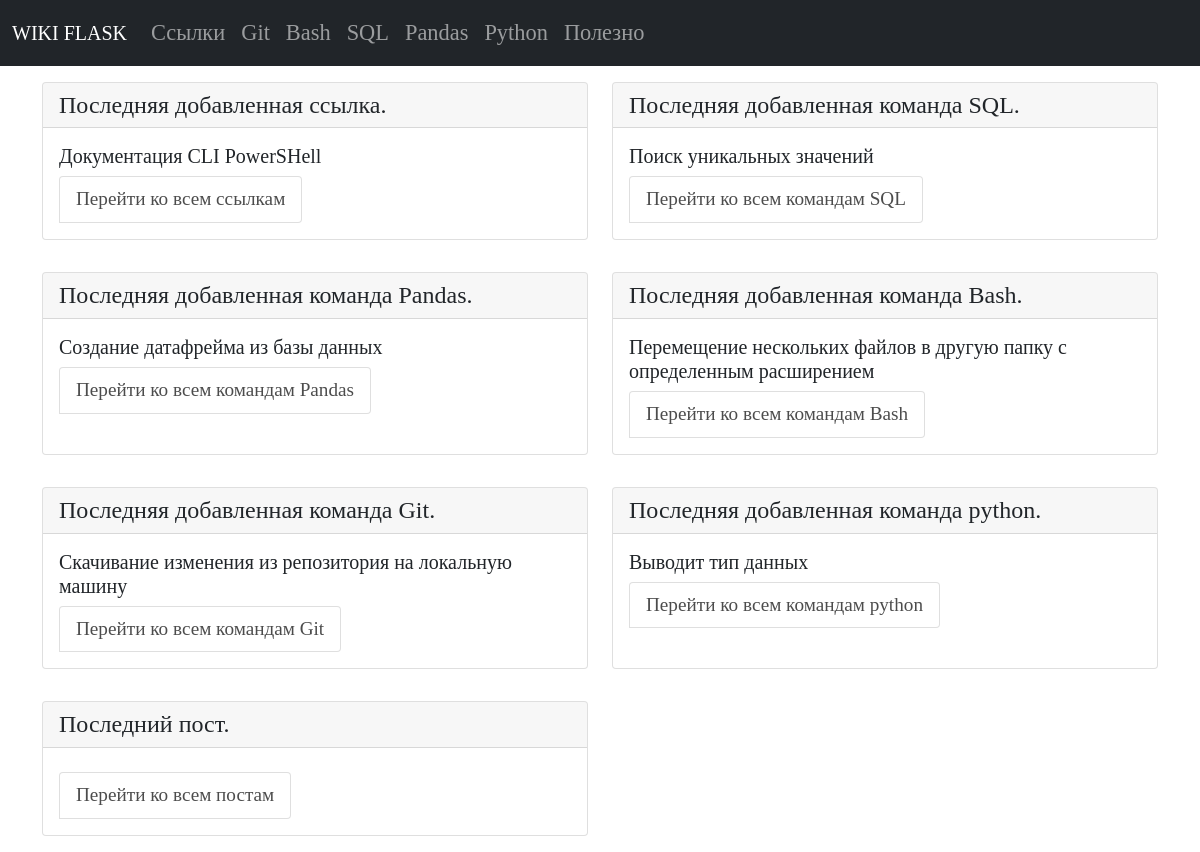
Before: / with the older database file.
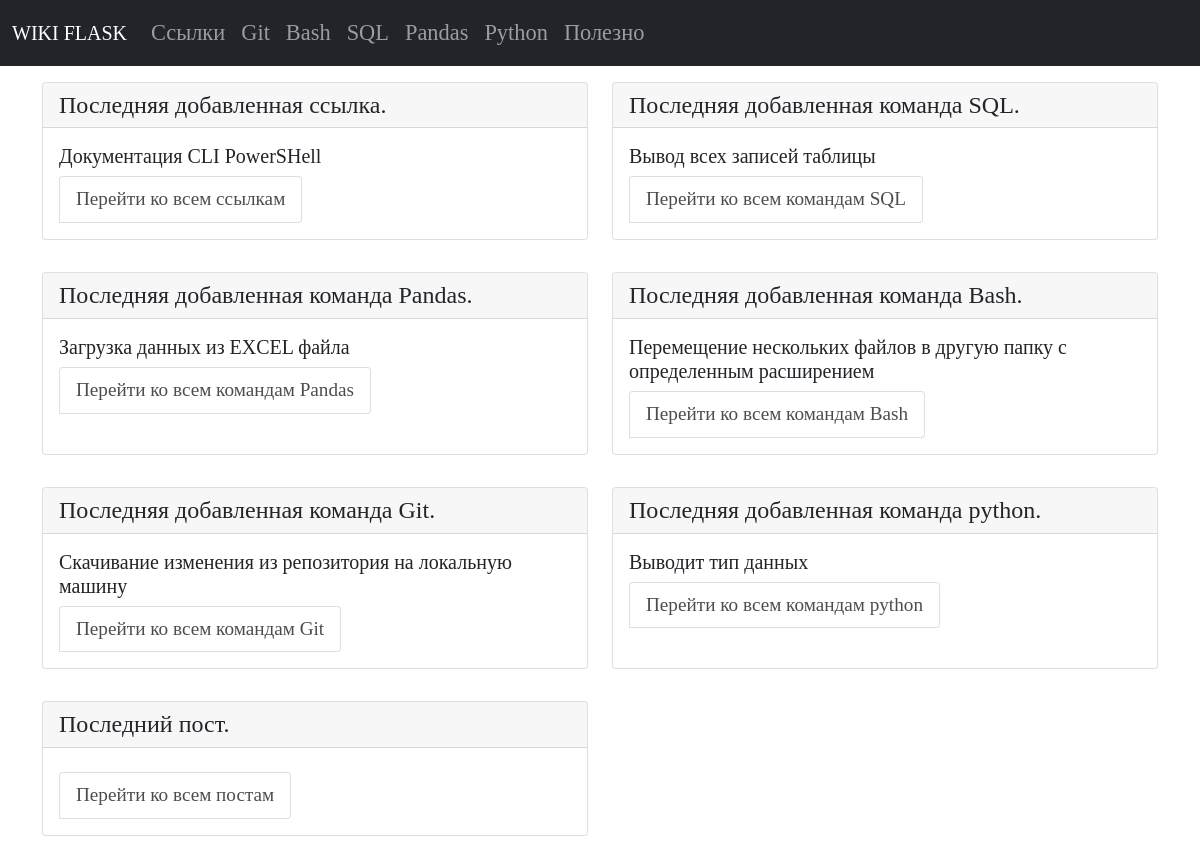
After: the same page with the newer database file.
### tables this page shows
CREATE TABLE [sql] ( 
  "sql_id" INTEGER PRIMARY KEY AUTOINCREMENT,
  "sql_command" TEXT NOT NULL,
  "sql_name" TEXT NOT NULL
, sql_description TEXT);

CREATE TABLE "pandas"
(
    pandas_id      INTEGER
        primary key autoincrement,
    pandas_command TEXT not null,
    pandas_name    TEXT not null
, pandas_description TEXT);

### app.py (the view)
@app.route("/")
def index():
    conn = get_db_connection()
    last_links = conn.execute("SELECT * FROM links ORDER BY 1 DESC").fetchone()
    last_git = conn.execute("SELECT * FROM git ORDER BY 1 DESC").fetchone()
    last_pandas = conn.execute("SELECT * FROM pandas ORDER BY 1 DESC").fetchone()
    last_sql = conn.execute("SELECT * FROM sql ORDER BY 1 DESC").fetchone()
    last_bash = conn.execute("SELECT * FROM bash ORDER BY 1 DESC").fetchone()
    last_python = conn.execute("SELECT * FROM python ORDER BY 1 DESC").fetchone()
    last_healthy = conn.execute("SELECT * FROM healthy ORDER BY 1 DESC").fetchone()
    return render_template("index.html",
                           last_links=last_links,
                           last_git=last_git,
                           last_pandas=last_pandas,
                           last_sql=last_sql,
                           last_bash=last_bash,
                           last_python=last_python,
                           last_healthy=last_healthy, )

### app.py (called while the page is built)
def get_db_connection():
    db_path = os.path.join(BASE_DIR, "database.db")
    conn = sqlite3.connect(db_path)
    conn.row_factory = sqlite3.Row
    return conn

### templates/index.html (shortened to what this page needs)
{% extends "base.html" %}
{% block content %}
{% include 'index_content.html' %}
{% endblock %}

### templates/index_content.html (shortened to what this page needs)
<div class="index">
   <div class="row">
      <div class="col-sm-6">
         <div class="card">
            <h4 class="card-header">Последняя добавленная ссылка.</h4>
            <div class="card-body">
               <h5 class="card-title">{{ last_links.links_name }}</h5>
               <ul class="list-group list-group-horizontal">
                  <li class="list-group-item">
                     <a href="{{ url_for('links_list_commands') }}">Перейти ко всем ссылкам</a>
                  </li>
               </ul>
            </div>
         </div>
      </div>
      <div class="col-sm-6">
         <div class="card">
            <h4 class="card-header">Последняя добавленная команда SQL.</h4>
            <div class="card-body">
               <h5 class="card-title">{{ last_sql.sql_name }}</h5>
               <ul class="list-group list-group-horizontal">
                  <li class="list-group-item">
                     <a href="{{ url_for('sql_list_commands') }}">Перейти ко всем командам SQL</a>
                  </li>
               </ul>
            </div>
         </div>
      </div>
   </div>
   <div class="row">
      <div class="col-sm-6">
         <div class="card">
            <h4 class="card-header">Последняя добавленная команда Pandas.</h4>
            <div class="card-body">
               <h5 class="card-title">{{ last_pandas.pandas_name }}</h5>
               <ul class="list-group list-group-horizontal">
                  <li class="list-group-item">
                     <a href="{{ url_for('pandas_list_commands') }}">Перейти ко всем командам Pandas</a>
                  </li>
               </ul>
            </div>
         </div>
      </div>
      <div class="col-sm-6">
         <div class="card">
            <h4 class="card-header">Последняя добавленная команда Bash.</h4>
            <div class="card-body">
               <h5 class="card-title">{{ last_bash.bash_name }}</h5>
               <ul class="list-group list-group-horizontal">
                  <li class="list-group-item">
                     <a href="{{ url_for('bash_list_commands') }}">Перейти ко всем командам Bash</a>
                  </li>
               </ul>
            </div>
         </div>
      </div>
   </div>
   <div class="row">
      <div class="col-sm-6">
         <div class="card">
            <h4 class="card-header">Последняя добавленная команда Git.</h4>
            <div class="card-body">
               <h5 class="card-title">{{ last_git.git_name }}</h5>
               <ul class="list-group list-group-horizontal">
                  <li class="list-group-item">
                     <a href="{{ url_for('git_list_commands') }}">Перейти ко всем командам Git</a>
                  </li>
               </ul>
            </div>
         </div>
      </div>
      <div class="col-sm-6">
         <div class="card">
            <h4 class="card-header">Последняя добавленная команда python.</h4>
            <div class="card-body">
               <h5 class="card-title">{{ last_python.python_name }}</h5>
               <ul class="list-group list-group-horizontal">
                  <li class="list-group-item">
                     <a href="{{ url_for('python_list_commands') }}">Перейти ко всем командам python</a>
                  </li>
               </ul>
            </div>
         </div>
      </div>
   </div>
   <div class="row">
      <div class="col-sm-6">
         <div class="card">
            <h4 class="card-header">Последний пост.</h4>
            <div class="card-body">
               <ul class="list-group list-group-horizontal">
                  <li class="list-group-item">
                     <a href="{{ url_for('healthy_list_posts') }}">Перейти ко всем постам</a>
                  </li>
               </ul>
            </div>
         </div>
      </div>
   </div>
</div>

Changed rows visible on the page:
no longer on this page (row unchanged): sql: sql_name "Поиск уникальных значений"
no longer on this page (row unchanged): pandas: pandas_name "Создание датафрейма из базы данных"
added sql: sql_name "Вывод всех записей таблицы"
added pandas: pandas_name "Загрузка данных из EXCEL файла"
